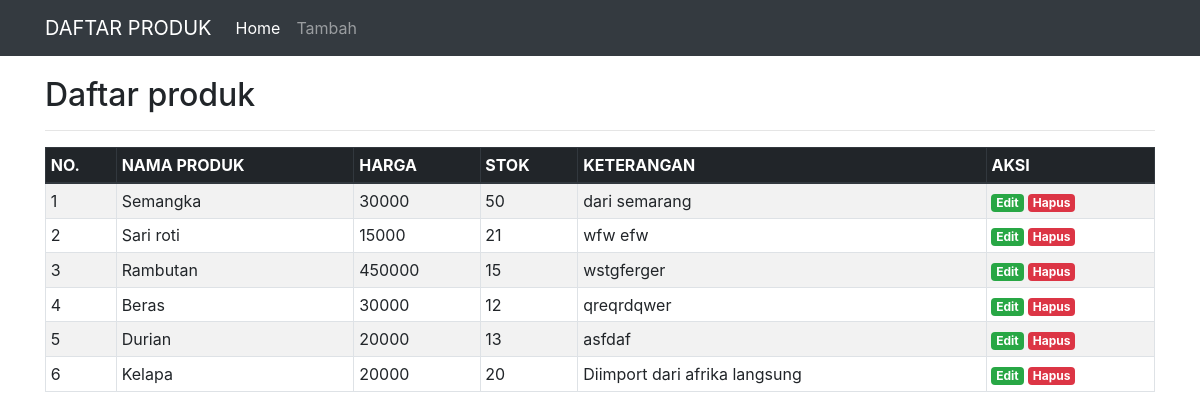
The page / on the database its author committed.
### tables this page shows
CREATE TABLE `produk` (
  `nama_produk` varchar(100) NOT NULL,
  `keterangan` text NOT NULL,
  `harga` varchar(50) NOT NULL,
  `jumlah` int(11) NOT NULL,
  `id` int(11) NOT NULL
);

### index.php (the view, shortened to what this page needs)
<?php
include('koneksi.php');
?>
<!DOCTYPE html>
<html>
<head>
	<link rel="stylesheet" href="https://stackpath.bootstrapcdn.com/bootstrap/4.1.3/css/bootstrap.min.css">
</head>
<body>
	<nav class="navbar navbar-expand-lg navbar-dark bg-dark">
		<div class="container">
			<a class="navbar-brand" href="index.php">DAFTAR PRODUK</a>
			<div class="collapse navbar-collapse" id="navbarSupportedContent">
				<ul class="navbar-nav mr-auto">
					<li class="nav-item active">
						<a class="nav-link" href="index.php">Home</a>
					</li>
					<li class="nav-item">
						<a class="nav-link" href="tambah.php">Tambah</a>
					</li>
				</ul>
			</div>
		</div>
	</nav>
	<div class="container" style="margin-top:20px">
		<h2>Daftar produk</h2>
		<hr>
		<table class="table table-striped table-hover table-sm table-bordered">
			<thead class="thead-dark">
				<tr>
					<th>NO.</th>
					<th>NAMA PRODUK </th>
					<th>HARGA</th>
					<th>STOK</th>
                    <th>KETERANGAN</th>
					<th>AKSI</th>
				</tr>
			</thead>
			<tbody>
				<?php
				$sql = mysqli_query($koneksi, "SELECT * FROM produk ORDER BY id DESC") or die(mysqli_error($koneksi));
				if(mysqli_num_rows($sql) > 0){
					$no = 1;
					while($data = mysqli_fetch_assoc($sql)){
						echo '
						<tr>
							<td>'.$no.'</td>
							<td>'.$data['nama_produk'].'</td>
							<td>'.$data['harga'].'</td>
                            <td>'.$data['jumlah'].'</td>
                            <td>'.$data['keterangan'].'</td>
							<td>
								<a href="edit.php?id='.$data['id'].'" class="badge badge-success">Edit</a>
								<a href="delete.php?id='.$data['id'].'" class="badge badge-danger" onclick="return confirm(\'Yakin ingin menghapus data ini?\')">Hapus</a>
							</td>
						</tr>
						';
						$no++;
					}
				}else{
					echo '
					<tr>
						<td colspan="6">Tidak ada data.</td>
					</tr>
					';
				}
				?>
		</table>
	</div>
</body>
</html>

### rows shown on the page
produk: nama_produk "Semangka", harga "30000", jumlah "50", keterangan "dari semarang"
produk: nama_produk "Sari roti", harga "15000", jumlah "21", keterangan "wfw efw"
produk: nama_produk "Rambutan", harga "450000", jumlah "15", keterangan "wstgferger"
produk: nama_produk "Beras", harga "30000", jumlah "12", keterangan "qreqrdqwer"
produk: nama_produk "Durian", harga "20000", jumlah "13", keterangan "asfdaf"
produk: nama_produk "Kelapa", harga "20000", jumlah "20", keterangan "Diimport dari afrika langsung"
